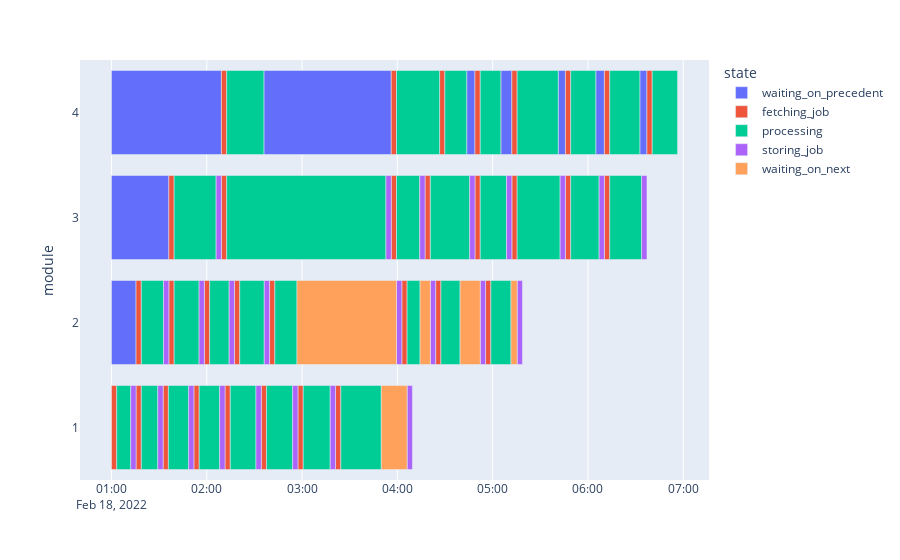

The notebook cell saved with this chart:
### Code cell
draw_gantt(df_min_module_1_d_slot)
